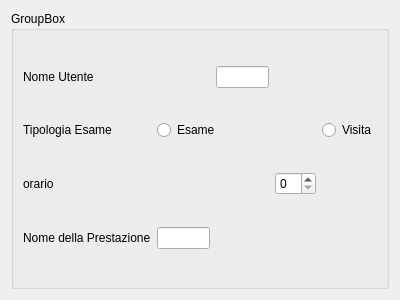
<?xml version="1.0" encoding="UTF-8"?>
<ui version="4.0">
 <class>aggiungiPrenotazioneDialog</class>
 <widget class="QDialog" name="aggiungiPrenotazioneDialog">
  <property name="geometry">
   <rect>
    <x>0</x>
    <y>0</y>
    <width>400</width>
    <height>300</height>
   </rect>
  </property>
  <property name="windowTitle">
   <string>Prenota</string>
  </property>
  <layout class="QGridLayout" name="gridLayout">
   <item row="0" column="1">
    <widget class="QGroupBox" name="groupBox">
     <property name="title">
      <string>GroupBox</string>
     </property>
     <layout class="QGridLayout" name="gridLayout_2">
      <item row="3" column="0">
       <widget class="QLabel" name="label_4">
        <property name="text">
         <string>Nome della Prestazione</string>
        </property>
       </widget>
      </item>
      <item row="3" column="1">
       <widget class="QLineEdit" name="lineEdit_2"/>
      </item>
      <item row="1" column="0">
       <widget class="QLabel" name="label_2">
        <property name="text">
         <string>Tipologia Esame</string>
        </property>
       </widget>
      </item>
      <item row="2" column="3">
       <widget class="QSpinBox" name="spinBox"/>
      </item>
      <item row="2" column="0">
       <widget class="QLabel" name="label_3">
        <property name="text">
         <string>orario</string>
        </property>
       </widget>
      </item>
      <item row="1" column="4">
       <widget class="QRadioButton" name="radioButton_2">
        <property name="text">
         <string>Visita</string>
        </property>
       </widget>
      </item>
      <item row="1" column="5">
       <spacer name="horizontalSpacer">
        <property name="orientation">
         <enum>Qt::Horizontal</enum>
        </property>
        <property name="sizeHint" stdset="0">
         <size>
          <width>40</width>
          <height>20</height>
         </size>
        </property>
       </spacer>
      </item>
      <item row="1" column="1" colspan="3">
       <widget class="QRadioButton" name="radioButton">
        <property name="text">
         <string>Esame</string>
        </property>
       </widget>
      </item>
      <item row="0" column="2">
       <widget class="QLineEdit" name="lineEdit"/>
      </item>
      <item row="0" column="0">
       <widget class="QLabel" name="label">
        <property name="text">
         <string>Nome Utente</string>
        </property>
       </widget>
      </item>
     </layout>
    </widget>
   </item>
  </layout>
 </widget>
 <resources/>
 <connections/>
</ui>
